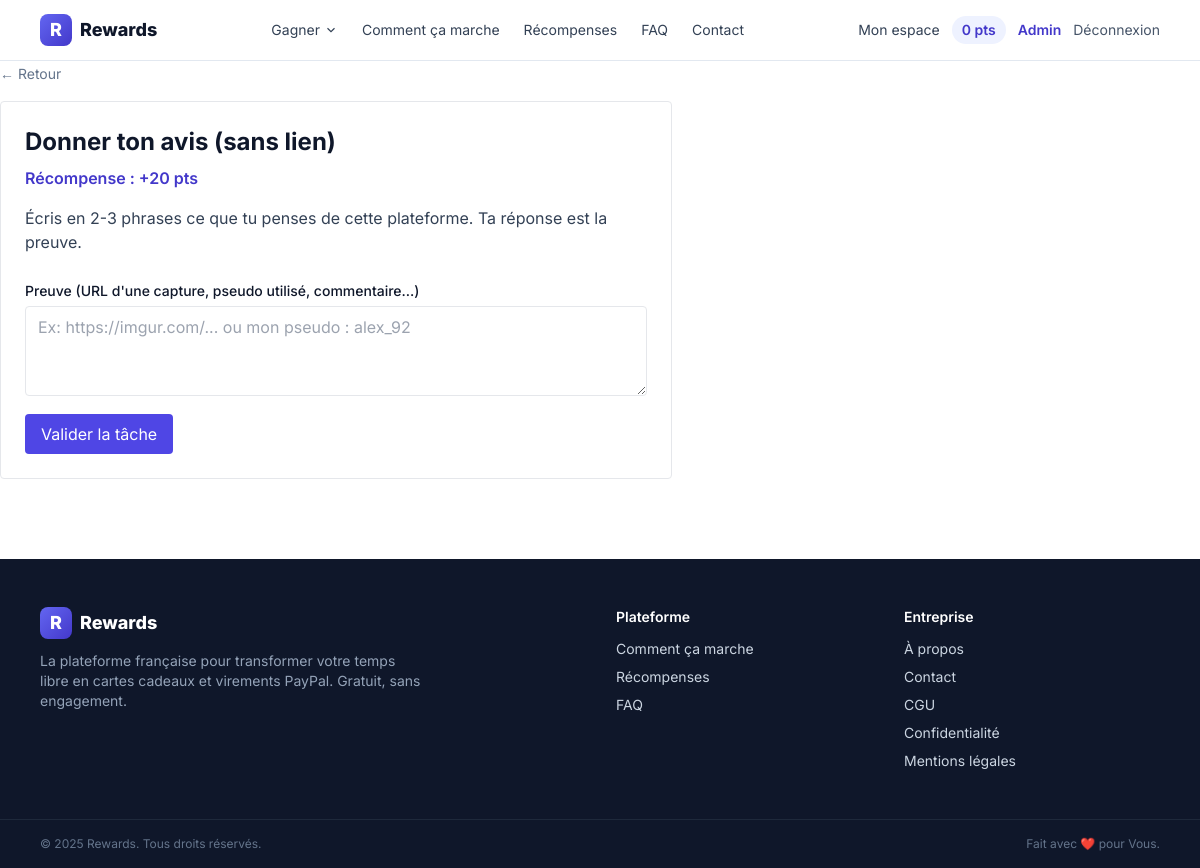
The app's page /tasks/3 (signed in) with its own data.
### models.py (models this page shows, shortened)
class User(UserMixin, db.Model):
    __tablename__ = "users"
    id = db.Column(db.Integer, primary_key=True)
    email = db.Column(db.String(255), unique=True, nullable=False, index=True)
    password_hash = db.Column(db.String(255), nullable=False)
    points_balance = db.Column(db.Integer, default=0, nullable=False)
    referral_code = db.Column(db.String(16), unique=True, default=_gen_referral_code, nullable=False)
    referred_by_id = db.Column(db.Integer, db.ForeignKey("users.id"), nullable=True)
    paypal_email = db.Column(db.String(255), nullable=True)
    is_admin = db.Column(db.Boolean, default=False, nullable=False)
    created_at = db.Column(db.DateTime, default=datetime.utcnow, nullable=False)
    transactions = db.relationship("PointTransaction", backref="user", lazy="dynamic")
    completions = db.relationship("Completion", backref="user", lazy="dynamic")
    withdrawals = db.relationship("Withdrawal", backref="user", lazy="dynamic")

class Task(db.Model):
    __tablename__ = "tasks"
    id = db.Column(db.Integer, primary_key=True)
    title = db.Column(db.String(255), nullable=False)
    description = db.Column(db.Text, nullable=False)
    action_url = db.Column(db.String(500), nullable=True)
    points_reward = db.Column(db.Integer, nullable=False, default=30)
    active = db.Column(db.Boolean, default=True, nullable=False)

### tasks/routes.py (the view, shortened to what this page needs)
@tasks_bp.route("/<int:task_id>", methods=["GET", "POST"])
@login_required
def do_task(task_id: int):
    task = Task.query.filter_by(id=task_id, active=True).first_or_404()
    already = Completion.query.filter_by(
        user_id=current_user.id, item_type="task", item_id=task.id
    ).first()
    if already:
        flash("Tu as déjà validé cette tâche.", "info")
        return redirect(url_for("tasks.list_tasks"))
    return render_template("tasks/do.html", task=task)

### platforms/registry.py (called while the page is built)
def all_platforms(include_disabled: bool = False):
    return [p for p in PLATFORMS if include_disabled or p["enabled"]]

### templates/tasks/do.html (shortened to what this page needs)
{% extends "base.html" %}
{% block content %}
<a href="{{ url_for('tasks.list_tasks') }}" class="text-sm text-slate-500 hover:underline">← Retour</a>
<div class="bg-white border rounded p-6 mt-4 max-w-2xl">
  <h1 class="text-2xl font-bold mb-2">{{ task.title }}</h1>
  <p class="text-indigo-700 font-semibold mb-4">Récompense : +{{ task.points_reward }} pts</p>
  <div class="prose prose-sm mb-6 whitespace-pre-line text-slate-700">{{ task.description }}</div>
  <form method="post" class="space-y-3">
    <label class="block">
      <span class="text-sm font-medium">Preuve (URL d'une capture, pseudo utilisé, commentaire…)</span>
      <textarea name="proof" required minlength="5" rows="3"
                class="mt-1 w-full border rounded px-3 py-2"
                placeholder="Ex: https://imgur.com/... ou mon pseudo : alex_92"></textarea>
    </label>
    <button class="bg-indigo-600 text-white px-4 py-2 rounded hover:bg-indigo-700">
      Valider la tâche
    </button>
  </form>
</div>
{% endblock %}

### templates/base.html (shortened to what this page needs)
<!doctype html>
<html lang="fr">
<head>
  <script src="https://cdn.tailwindcss.com"></script>
</head>
<body class="bg-white text-slate-900 min-h-screen flex flex-col">
<header class="bg-white/90 backdrop-blur border-b border-slate-200 sticky top-0 z-40">
  <div class="max-w-6xl mx-auto px-4 py-3 flex items-center justify-between">
    <a href="{{ url_for('index') }}" class="flex items-center gap-2 font-extrabold text-lg">
      <span class="inline-flex w-8 h-8 rounded-lg bg-gradient-to-br from-brand-500 to-brand-700 text-white items-center justify-center">R</span>
      <span>Rewards</span>
    </a>
    <nav class="hidden md:flex items-center gap-6 text-sm">
      <div class="relative group">
        <button class="text-slate-700 hover:text-brand-700 inline-flex items-center gap-1 py-2">
          Gagner
          <svg width="14" height="14" viewBox="0 0 24 24" fill="none" stroke="currentColor" stroke-width="2"><path d="M6 9l6 6 6-6"/></svg>
        </button>
      </div>
      <a href="{{ url_for('pages.how_it_works') }}" class="text-slate-700 hover:text-brand-700">Comment ça marche</a>
      <a href="{{ url_for('pages.rewards') }}" class="text-slate-700 hover:text-brand-700">Récompenses</a>
      <a href="{{ url_for('pages.faq') }}" class="text-slate-700 hover:text-brand-700">FAQ</a>
      <a href="{{ url_for('pages.contact') }}" class="text-slate-700 hover:text-brand-700">Contact</a>
    </nav>
    <div class="hidden md:flex items-center gap-3 text-sm">
      {% if current_user.is_authenticated %}
        <a href="{{ url_for('dashboard.home') }}" class="text-slate-700 hover:text-brand-700">Mon espace</a>
        <a href="{{ url_for('dashboard.home') }}" class="px-2.5 py-1 rounded-full bg-brand-50 text-brand-700 font-semibold">{{ current_user.points_balance }} pts</a>
        {% if current_user.is_admin %}
          <a href="{{ url_for('admin.dashboard') }}" class="text-brand-700 font-semibold">Admin</a>
        {% endif %}
        <a href="{{ url_for('auth.logout') }}" class="text-slate-600 hover:text-brand-700">Déconnexion</a>
      {% else %}
        <a href="{{ url_for('auth.login') }}" class="text-slate-700 hover:text-brand-700">Connexion</a>
        <a href="{{ url_for('auth.signup') }}" class="bg-brand-600 text-white px-4 py-2 rounded-lg font-semibold hover:bg-brand-700 shadow-sm">Commencer gratuitement</a>
      {% endif %}
    </div>
  </div>
</header>
<main class="flex-1">
  {% block content %}{% endblock %}
</main>
{% include 'partials/footer.html' %}
</body>
</html>

### templates/base.html (style rules this page uses)
body { font-family: 'Inter', system-ui, sans-serif; }

### records on screen
User: points_balance "0"
Task: title "Donner ton avis (sans lien)", points_reward "20", description "Écris en 2-3 phrases ce que tu penses de cette plateforme. Ta réponse est la preuve."
